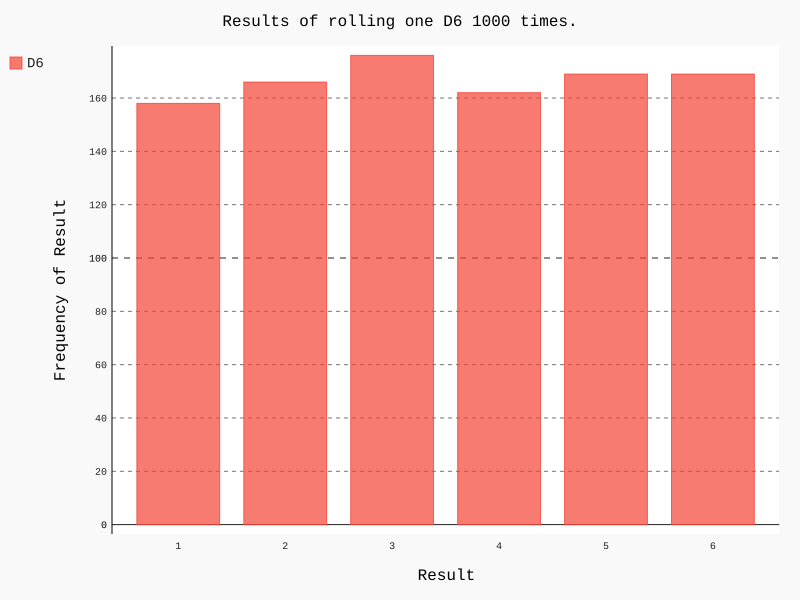

The script that drew this image:
import pygal
from die import Die

# 创建一个D6
die = Die()

# 掷几次骰子，并将结果存在一个列表中
results = []
for roll_num in range(1000):
    result = die.roll()
    results.append(result)

# 分析结果
frequencies = []
for value in range(1,die.num_sides+1):
    frequency = results.count(value)
    frequencies.append(frequency)

# 对结果进行可视化  使用条状图
hist = pygal.Bar()

hist.title = "Results of rolling one D6 1000 times."
hist.x_labels = ['1','2','3','4','5','6']
hist.x_title = "Result"
hist.y_title = "Frequency of Result"

hist.add('D6',frequencies)
hist.render_to_file('die_visual.svg')
